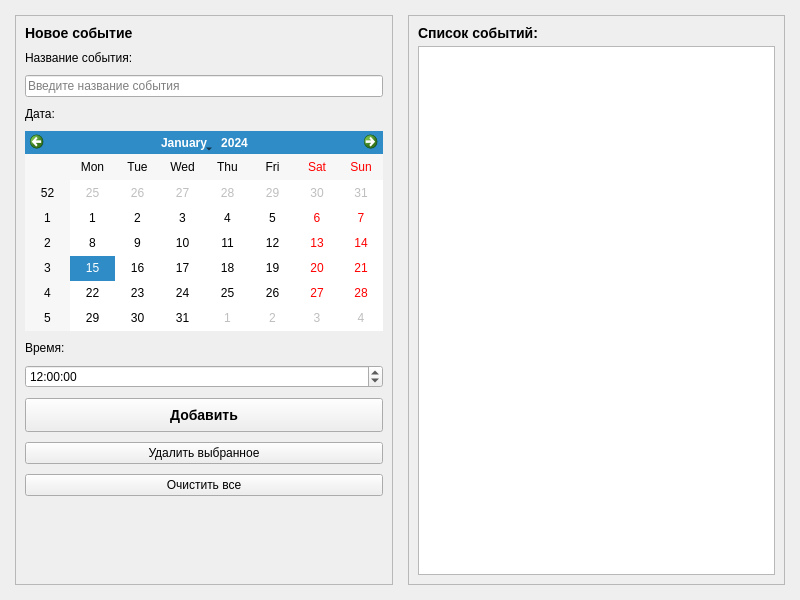
<?xml version="1.0" encoding="UTF-8"?>
<ui version="4.0">
 <class>MainWindow</class>
 <widget class="QMainWindow" name="MainWindow">
  <property name="geometry">
   <rect>
    <x>0</x>
    <y>0</y>
    <width>800</width>
    <height>600</height>
   </rect>
  </property>
  <property name="windowTitle">
   <string>Ежедневник</string>
  </property>
  <property name="sizePolicy">
   <sizepolicy hsizetype="Fixed" vsizetype="Fixed">
    <horstretch>0</horstretch>
    <verstretch>0</verstretch>
   </sizepolicy>
  </property>
  <property name="minimumSize">
   <size>
    <width>800</width>
    <height>600</height>
   </size>
  </property>
  <property name="maximumSize">
   <size>
    <width>800</width>
    <height>600</height>
   </size>
  </property>
  <widget class="QWidget" name="centralwidget">
   <layout class="QHBoxLayout" name="horizontalLayout">
    <property name="leftMargin">
     <number>15</number>
    </property>
    <property name="topMargin">
     <number>15</number>
    </property>
    <property name="rightMargin">
     <number>15</number>
    </property>
    <property name="bottomMargin">
     <number>15</number>
    </property>
    <property name="spacing">
     <number>15</number>
    </property>
    <item>
     <widget class="QFrame" name="frame">
      <property name="frameShape">
       <enum>QFrame::StyledPanel</enum>
      </property>
      <property name="frameShadow">
       <enum>QFrame::Raised</enum>
      </property>
      <layout class="QVBoxLayout" name="verticalLayout">
       <property name="spacing">
        <number>10</number>
       </property>
       <item>
        <widget class="QLabel" name="label">
         <property name="text">
          <string>Новое событие</string>
         </property>
         <property name="styleSheet">
          <string notr="true">font-size: 14px; font-weight: bold;</string>
         </property>
        </widget>
       </item>
       <item>
        <widget class="QLabel" name="label_2">
         <property name="text">
          <string>Название события:</string>
         </property>
        </widget>
       </item>
       <item>
        <widget class="QLineEdit" name="eventNameEdit">
         <property name="placeholderText">
          <string>Введите название события</string>
         </property>
        </widget>
       </item>
       <item>
        <widget class="QLabel" name="label_3">
         <property name="text">
          <string>Дата:</string>
         </property>
        </widget>
       </item>
       <item>
        <widget class="QCalendarWidget" name="calendarWidget">
         <property name="minimumSize">
          <size>
           <width>0</width>
           <height>200</height>
          </size>
         </property>
        </widget>
       </item>
       <item>
        <widget class="QLabel" name="label_4">
         <property name="text">
          <string>Время:</string>
         </property>
        </widget>
       </item>
       <item>
        <widget class="QTimeEdit" name="timeEdit">
         <property name="time">
          <time>
           <hour>12</hour>
           <minute>0</minute>
           <second>0</second>
          </time>
         </property>
        </widget>
       </item>
       <item>
        <widget class="QPushButton" name="addButton">
         <property name="text">
          <string>Добавить</string>
         </property>
         <property name="styleSheet">
          <string notr="true">font-size: 14px; font-weight: bold; padding: 8px;</string>
         </property>
        </widget>
       </item>
       <item>
        <widget class="QPushButton" name="deleteButton">
         <property name="text">
          <string>Удалить выбранное</string>
         </property>
        </widget>
       </item>
       <item>
        <widget class="QPushButton" name="clearButton">
         <property name="text">
          <string>Очистить все</string>
         </property>
        </widget>
       </item>
       <item>
        <spacer name="verticalSpacer">
         <property name="orientation">
          <enum>Qt::Vertical</enum>
         </property>
         <property name="sizeHint" stdset="0">
          <size>
           <width>20</width>
           <height>40</height>
          </size>
         </property>
        </spacer>
       </item>
      </layout>
     </widget>
    </item>
    <item>
     <widget class="QFrame" name="frame_2">
      <property name="frameShape">
       <enum>QFrame::StyledPanel</enum>
      </property>
      <property name="frameShadow">
       <enum>QFrame::Raised</enum>
      </property>
      <layout class="QVBoxLayout" name="verticalLayout_2">
       <property name="spacing">
        <number>5</number>
       </property>
       <item>
        <widget class="QLabel" name="label_5">
         <property name="text">
          <string>Список событий:</string>
         </property>
         <property name="styleSheet">
          <string notr="true">font-size: 14px; font-weight: bold;</string>
         </property>
        </widget>
       </item>
       <item>
        <widget class="QListWidget" name="eventsList">
         <property name="styleSheet">
          <string notr="true">font-family: 'Courier New'; font-size: 12px;</string>
         </property>
        </widget>
       </item>
      </layout>
     </widget>
    </item>
   </layout>
  </widget>
 </widget>
 <resources/>
 <connections/>
</ui>
